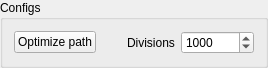
<?xml version="1.0" encoding="UTF-8"?>
<ui version="4.0">
 <class>ConfigsFrame</class>
 <widget class="QGroupBox" name="ConfigsFrame">
  <property name="geometry">
   <rect>
    <x>0</x>
    <y>0</y>
    <width>268</width>
    <height>56</height>
   </rect>
  </property>
  <property name="windowTitle">
   <string>Configs</string>
  </property>
  <property name="title">
   <string>Configs</string>
  </property>
  <layout class="QHBoxLayout" name="horizontalLayout">
   <item>
    <widget class="QPushButton" name="btn_optimize">
     <property name="text">
      <string>Optimize path</string>
     </property>
    </widget>
   </item>
   <item alignment="Qt::AlignRight">
    <widget class="QLabel" name="label">
     <property name="text">
      <string>Divisions</string>
     </property>
    </widget>
   </item>
   <item>
    <widget class="QSpinBox" name="spin_numDivs">
     <property name="minimum">
      <number>2</number>
     </property>
     <property name="maximum">
      <number>10000</number>
     </property>
     <property name="value">
      <number>1000</number>
     </property>
    </widget>
   </item>
  </layout>
 </widget>
 <resources/>
 <connections>
  <connection>
   <sender>btn_optimize</sender>
   <signal>clicked()</signal>
   <receiver>ConfigsFrame</receiver>
   <slot>Optimize()</slot>
   <hints>
    <hint type="sourcelabel">
     <x>61</x>
     <y>37</y>
    </hint>
    <hint type="destinationlabel">
     <x>109</x>
     <y>26</y>
    </hint>
   </hints>
  </connection>
 </connections>
 <slots>
  <slot>Optimize()</slot>
 </slots>
</ui>
